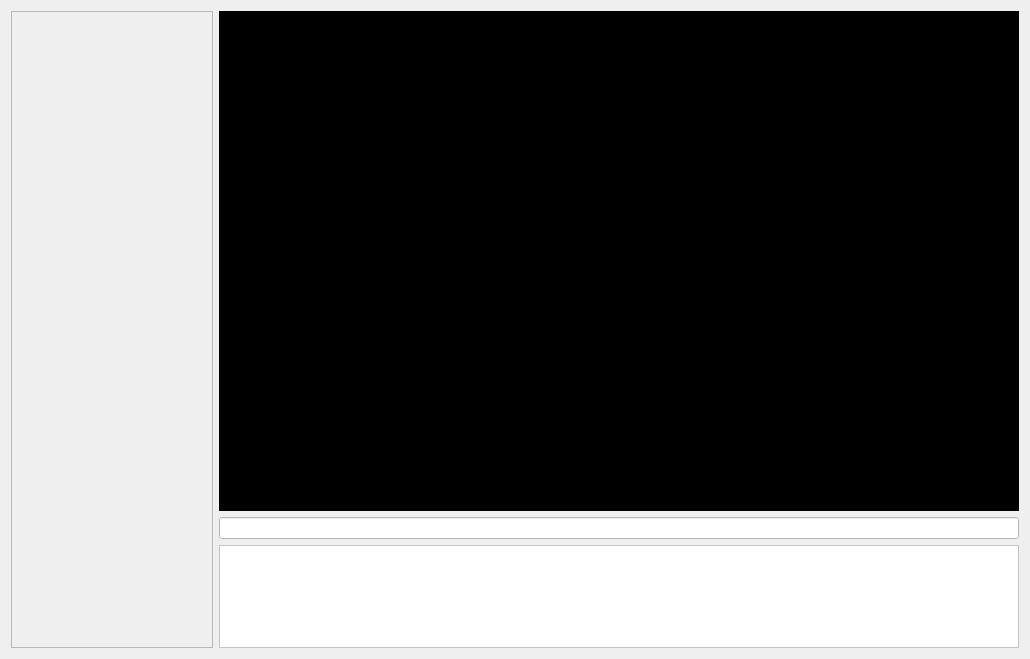
<?xml version="1.0" encoding="UTF-8"?>
<ui version="4.0">
 <class>TutorialMaker</class>
 <widget class="qSlicerWidget" name="TutorialMaker">
  <property name="geometry">
   <rect>
    <x>0</x>
    <y>0</y>
    <width>1030</width>
    <height>659</height>
   </rect>
  </property>
  <property name="windowTitle">
   <string>Form</string>
  </property>
  <property name="autoFillBackground">
   <bool>false</bool>
  </property>
  <layout class="QHBoxLayout" name="horizontalLayout">
   <item>
    <widget class="QScrollArea" name="scrollArea">
     <property name="autoFillBackground">
      <bool>false</bool>
     </property>
     <property name="widgetResizable">
      <bool>true</bool>
     </property>
     <widget class="QWidget" name="scrollAreaWidgetContents">
      <property name="geometry">
       <rect>
        <x>0</x>
        <y>0</y>
        <width>211</width>
        <height>645</height>
       </rect>
      </property>
      <property name="autoFillBackground">
       <bool>true</bool>
      </property>
      <layout class="QVBoxLayout" name="verticalLayout_3">
       <item>
        <widget class="QWidget" name="widget" native="true"/>
       </item>
      </layout>
     </widget>
    </widget>
   </item>
   <item>
    <layout class="QVBoxLayout" name="verticalLayout_2">
     <item>
      <widget class="QLabel" name="label_imagen">
       <property name="minimumSize">
        <size>
         <width>800</width>
         <height>500</height>
        </size>
       </property>
       <property name="styleSheet">
        <string notr="true">background-color: rgb(0, 0, 0);</string>
       </property>
       <property name="text">
        <string/>
       </property>
      </widget>
     </item>
     <item>
      <widget class="QLineEdit" name="lineEdit">
       <property name="styleSheet">
        <string notr="true">background-color: rgb(255, 255, 255);
color: rgb(0, 0, 0);</string>
       </property>
      </widget>
     </item>
     <item>
      <widget class="QTextEdit" name="myTextEdit">
       <property name="styleSheet">
        <string notr="true">background-color: rgb(255, 255, 255);
color: rgb(0, 0, 0);</string>
       </property>
      </widget>
     </item>
    </layout>
   </item>
  </layout>
 </widget>
 <customwidgets>
  <customwidget>
   <class>qSlicerWidget</class>
   <extends>QWidget</extends>
   <header>qSlicerWidget.h</header>
   <container>1</container>
  </customwidget>
 </customwidgets>
 <resources/>
 <connections/>
</ui>
